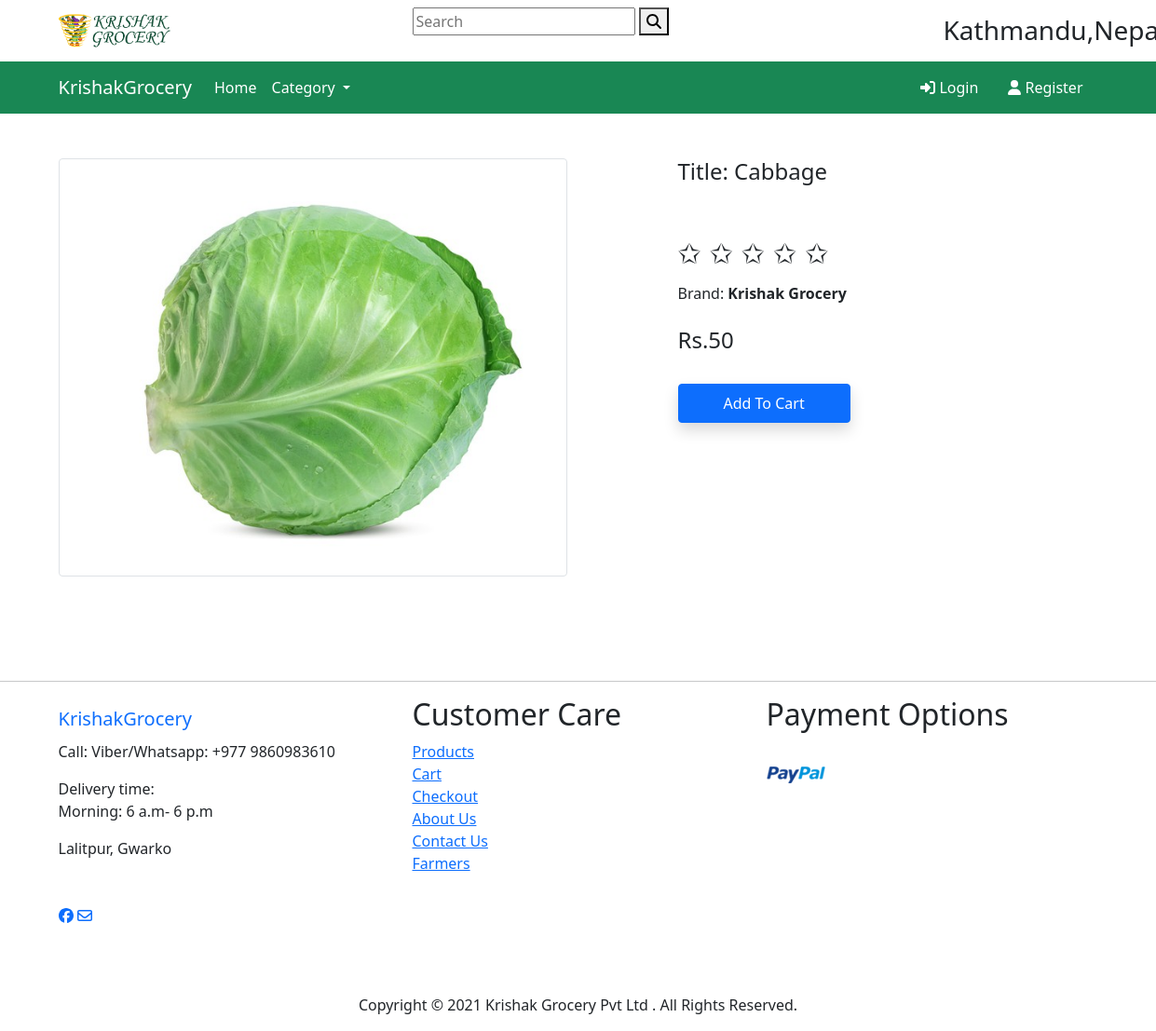
The app's page /product-detail/2, older data.
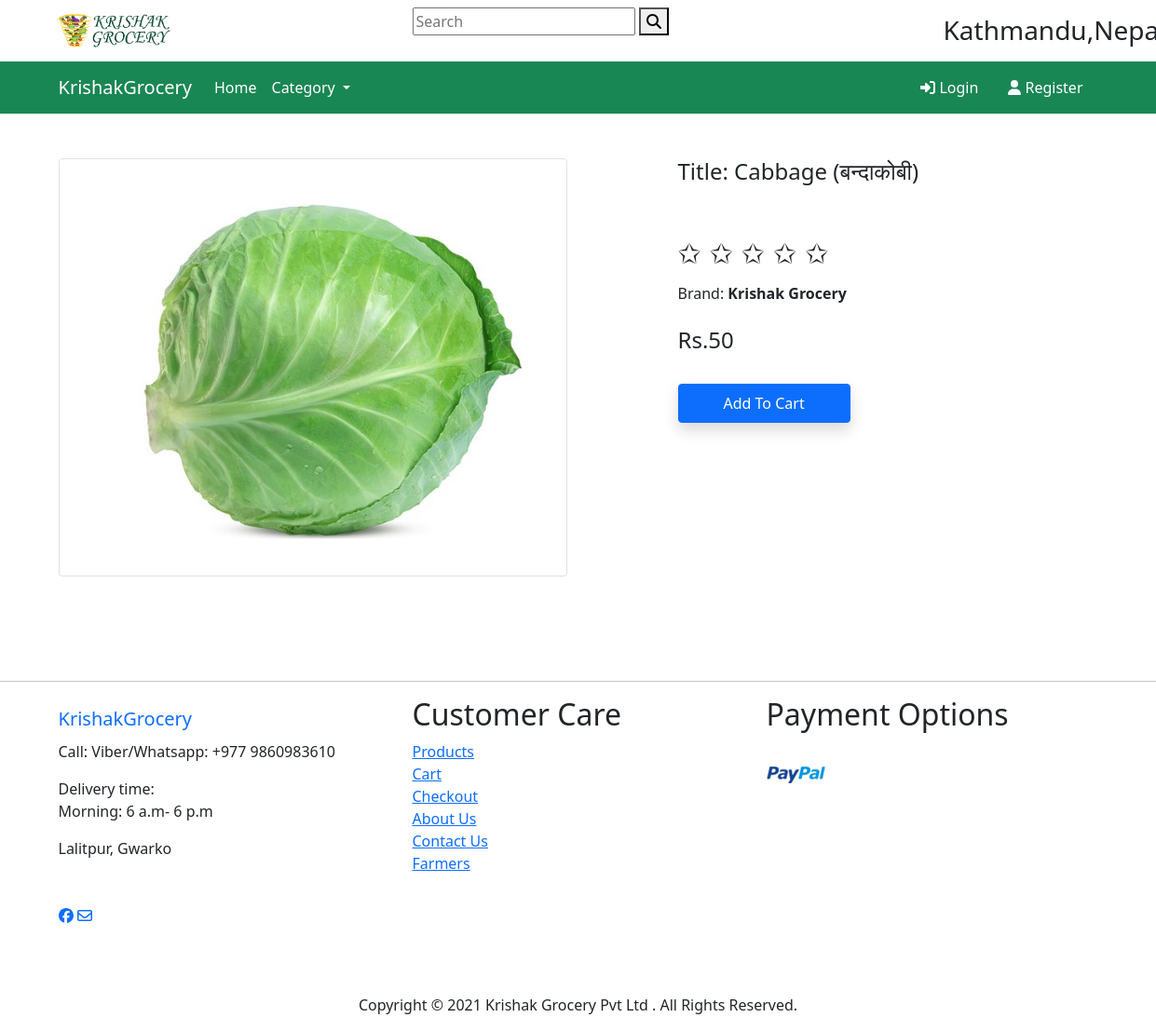
The same page, newer data.
### app/models.py (models this page shows)
class Product(models.Model):
    title = models.CharField(max_length=100)
    selling_price = models.IntegerField()
    category = models.CharField(choices=CATEGORY_CHOICES, max_length=2)
    product_image = models.ImageField(upload_to='productimg')
    def __str__(self) :
        return str(self.id)

### app/views.py (the view)
# urls.py: path('product-detail/<int:pk>', views.ProductDetailView.as_view(), name='product-detail'),
class ProductDetailView(View):
    def get(self, request, pk):
        product = Product.objects.get(pk=pk)
        totalitem = 0
        item_already_in_cart = False
        if request.user.is_authenticated:
            item_already_in_cart = Cart.objects.filter(Q(product=product.id) & Q(user=request.user)).exists()
            totalitem = len(Cart.objects.filter(user=request.user))
        return render(request, 'app/productdetail.html', {'product':product, 'item_already_in_cart': item_already_in_cart, 'totalitem':totalitem})

### app/templates/app/productdetail.html (shortened to what this page needs)
{% extends 'app/base.html' %}
{% load static %}
{% block main-content %}
<div class="container my-5">
 <div class="row">
  <div class="col-sm-6 text-center align-self-center">
   <img src="{{ product.product_image.url }}" alt="" class="img-fluid img-thumbnail">
  </div>
  <div class="col-sm-5 offset-sm-1">
   <h4> Title: {{product.title}}</h4>
   <br/>
    <div class="rating-wrapper">
    </div>
    <br/>
    <br/>
    <span class="heading">Brand:<b> Krishak Grocery</b></span>
    <br/>
    <br/>
   <h4> Rs.{{product.selling_price}} </h4> <br>
    {% if not request.user.is_authenticated %}
        <form action="/add-to-cart" class="d-inline">
            <button type="submit" class="btn btn-primary shadow px-5 py-2">Add To Cart</button>
        </form>
    {% endif %}
  </div>
 </div>
</div>
{% endblock main-content %}

Row changes from the older to the newer data that the page shows:
changed Product: title "Cabbage" → "Cabbage (बन्दाकोबी)"
